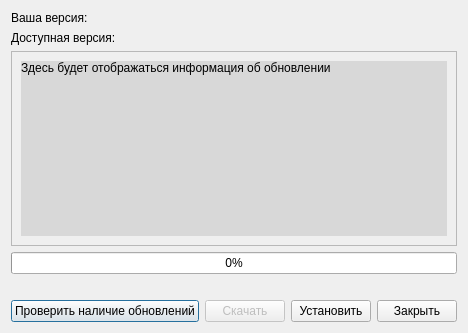
<?xml version="1.0" encoding="UTF-8"?>
<ui version="4.0">
 <class>Gui_FU</class>
 <widget class="QDialog" name="Gui_FU">
  <property name="geometry">
   <rect>
    <x>0</x>
    <y>0</y>
    <width>449</width>
    <height>333</height>
   </rect>
  </property>
  <property name="windowTitle">
   <string>Dialog</string>
  </property>
  <layout class="QVBoxLayout" name="verticalLayout">
   <item>
    <layout class="QFormLayout" name="formLayout">
     <item row="1" column="0">
      <widget class="QLabel" name="availableVersionLbl">
       <property name="text">
        <string>Доступная версия:</string>
       </property>
      </widget>
     </item>
     <item row="1" column="1">
      <widget class="QLabel" name="availableversionValueLbl">
       <property name="font">
        <font>
         <weight>75</weight>
         <bold>true</bold>
        </font>
       </property>
       <property name="text">
        <string/>
       </property>
      </widget>
     </item>
     <item row="0" column="0">
      <widget class="QLabel" name="label">
       <property name="text">
        <string>Ваша версия:</string>
       </property>
      </widget>
     </item>
     <item row="0" column="1">
      <widget class="QLabel" name="currentVerLbl">
       <property name="font">
        <font>
         <weight>75</weight>
         <bold>true</bold>
        </font>
       </property>
       <property name="text">
        <string/>
       </property>
      </widget>
     </item>
    </layout>
   </item>
   <item>
    <widget class="QScrollArea" name="scrollArea">
     <property name="widgetResizable">
      <bool>true</bool>
     </property>
     <widget class="QWidget" name="scrollAreaWidgetContents">
      <property name="geometry">
       <rect>
        <x>0</x>
        <y>0</y>
        <width>415</width>
        <height>218</height>
       </rect>
      </property>
      <layout class="QVBoxLayout" name="verticalLayout_2">
       <item>
        <widget class="QLabel" name="descLabel">
         <property name="sizePolicy">
          <sizepolicy hsizetype="Expanding" vsizetype="Expanding">
           <horstretch>0</horstretch>
           <verstretch>0</verstretch>
          </sizepolicy>
         </property>
         <property name="minimumSize">
          <size>
           <width>0</width>
           <height>0</height>
          </size>
         </property>
         <property name="styleSheet">
          <string notr="true">background-color: rgba(0,0,0,0.1)</string>
         </property>
         <property name="text">
          <string>Здесь будет отображаться информация об обновлении</string>
         </property>
         <property name="scaledContents">
          <bool>false</bool>
         </property>
         <property name="alignment">
          <set>Qt::AlignLeading|Qt::AlignLeft|Qt::AlignTop</set>
         </property>
         <property name="wordWrap">
          <bool>true</bool>
         </property>
         <property name="margin">
          <number>10</number>
         </property>
         <property name="openExternalLinks">
          <bool>true</bool>
         </property>
        </widget>
       </item>
      </layout>
     </widget>
    </widget>
   </item>
   <item>
    <widget class="QProgressBar" name="downloadBar">
     <property name="maximum">
      <number>100</number>
     </property>
     <property name="value">
      <number>0</number>
     </property>
    </widget>
   </item>
   <item>
    <widget class="QLabel" name="statusLabel">
     <property name="font">
      <font>
       <weight>75</weight>
       <bold>true</bold>
      </font>
     </property>
     <property name="text">
      <string/>
     </property>
    </widget>
   </item>
   <item>
    <layout class="QHBoxLayout" name="horizontalLayout">
     <item>
      <widget class="QPushButton" name="checkUpdBtn">
       <property name="text">
        <string>Проверить наличие обновлений</string>
       </property>
      </widget>
     </item>
     <item>
      <widget class="QPushButton" name="downloadBtn">
       <property name="enabled">
        <bool>false</bool>
       </property>
       <property name="text">
        <string>Скачать</string>
       </property>
      </widget>
     </item>
     <item>
      <widget class="QPushButton" name="installBtn">
       <property name="text">
        <string>Установить</string>
       </property>
      </widget>
     </item>
     <item>
      <widget class="QPushButton" name="closeBtn">
       <property name="text">
        <string>Закрыть</string>
       </property>
      </widget>
     </item>
    </layout>
   </item>
  </layout>
 </widget>
 <resources/>
 <connections/>
</ui>
